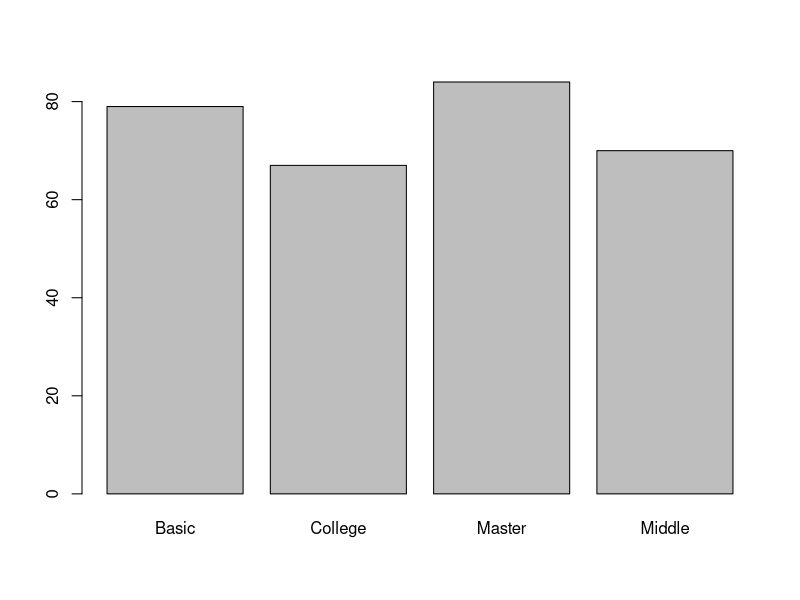
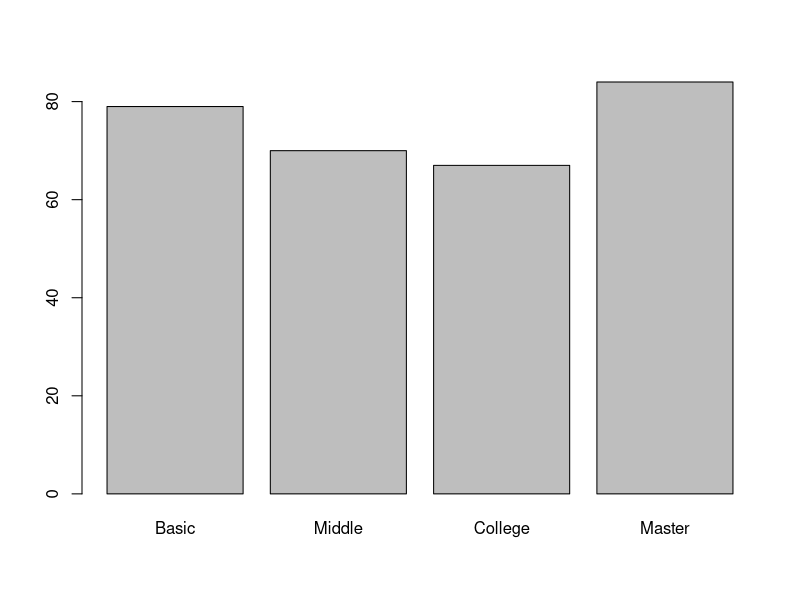

Write R code to recreate these figures, in order.
## ---- chunk 1
knitr::opts_chunk$set(echo = TRUE)
## ---- chunk 2

set.seed(1984)

lvl_edu <- sample(x = c("Basic","Middle","College","Master"),size = 300,replace = T)

summ <- table(lvl_edu)


barplot(summ)
## ---- chunk 3

set.seed(1984)

lvl_edu <- sample(x = c("Basic","Middle","College","Master"),size = 300,replace = T)

lvl_edu_f <- factor(lvl_edu,levels = c("Basic","Middle","College","Master"))

summ_2 <- table(lvl_edu_f)

barplot(summ_2)

## ---- chunk 4

attributes(lvl_edu)

attributes(lvl_edu_f)

## ---- chunk 5

typeof(lvl_edu)

typeof(lvl_edu_f)

## ---- chunk 6
print(barplot)
## ---- chunk 7
summary(lvl_edu)
summary(lvl_edu_f)
## ---- chunk 8
methods(summary)
